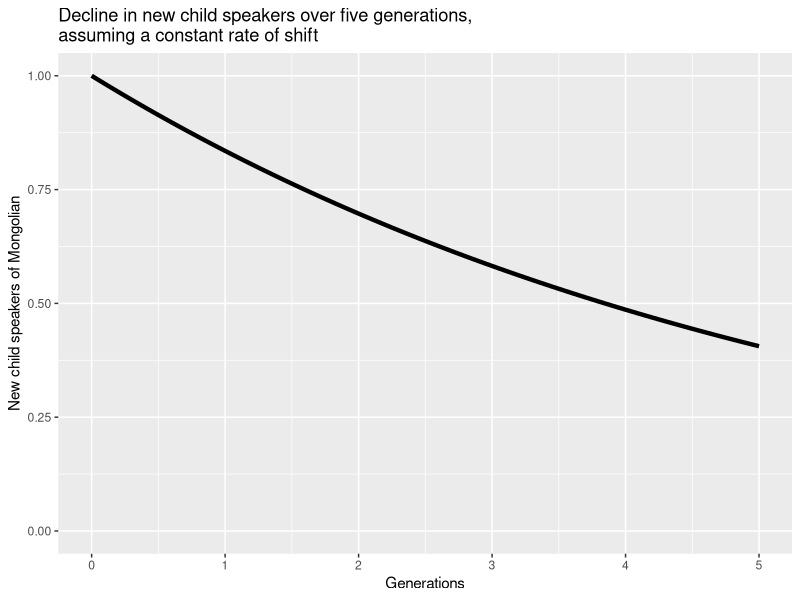
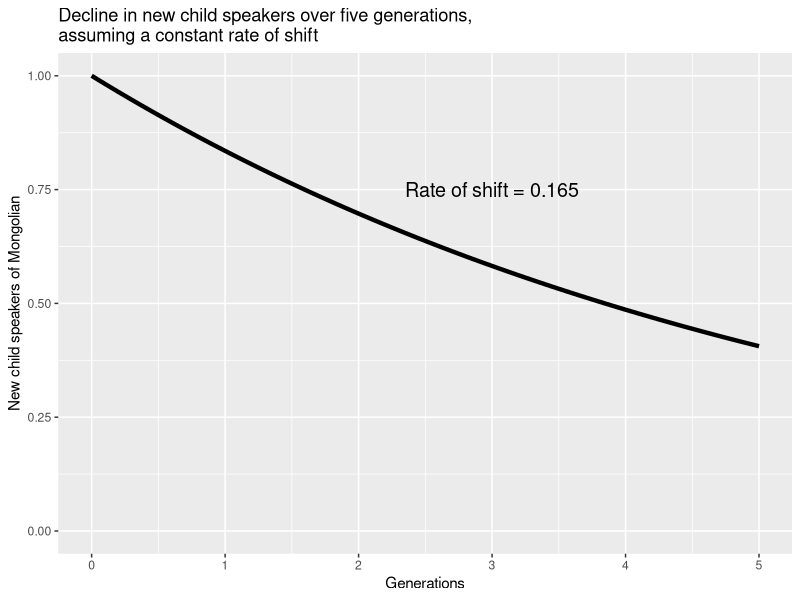
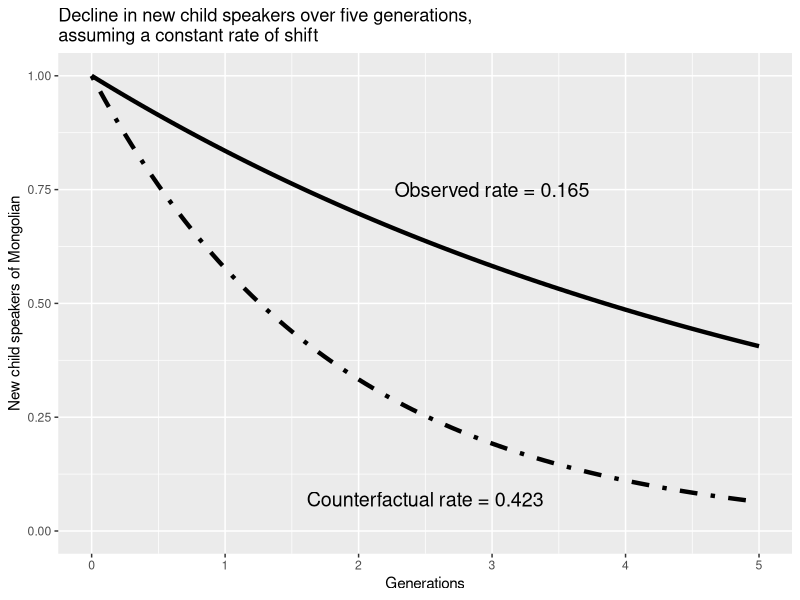

Write R code to recreate these figures, in order. (Note: this script raises an error after producing the figures.)
#####
# plots exponential decay curves 
# for the number of new child speakers of Mongolian 
# over the next 5 generations,
# contrasting the observed rate of shift in the data
# against a hypothetical faster rate
# takes no inputs: data is coded into script
####

rm(list=ls())
library(ggplot2)

# exponential decay constant λ
# where p is the proportional decline per unit of time
# p is positive
lambda <- function(p){-log(1-p)}

# exponential decay function 
# where t is time (generations)
decay <- function(p,t){exp(-lambda(p)*t)}

# set two possible values for p:
# observed p(B1,C2|B1) = 0.165
    # this comes from the actual data analysis
# counterfactual p(B1,C2|B1) = 0.423
    # this comes from a hypothetical fake dataset
    # see Puthuval (2017) for explanation 
lowball <- function(x){decay(0.165, x)} # observed
highball <- function(x){decay(0.423, x)} # counterfactual

# plot the curves
baseplot <-
  ggplot(data.frame(x=c(0,6)), aes(x=x)) + 
  	stat_function(fun=lowball, geom="path", size=1.5) + 
  ylim(0, 1) + xlim(0,5) +
  labs(x="Generations", y="New child speakers of Mongolian") +
  ggtitle(paste0("Decline in new child speakers over five generations,",
                 "\nassuming a constant rate of shift"))
# stat_function calculates at 101 points along x range by default
  
one <- baseplot +
  annotate("text", x=3, y=.75, label="Rate of shift = 0.165", size=5)

two <- baseplot +
  stat_function(
    fun=highball, geom="path", size=1.5, linetype="dotdash") + 
  annotate("text", x=3, y=.75, 
  	label="Observed rate = 0.165", size=5) +
  annotate("text", x=2.5, y=.07, 
  	label="Counterfactual rate = 0.423", size=5)

plots <- c("one", "two")
prefix <- "figures/expdecay_"
l <- mget(plots)

invisible(mapply(ggsave, 
	file=paste0(prefix, names(l), ".pdf"), 
	width=6, height=4, units="in", plot=l))
invisible(mapply(ggsave, 
	file=paste0(prefix, names(l), ".jpg"), 
	width=6, height=4, units="in", plot=l))
